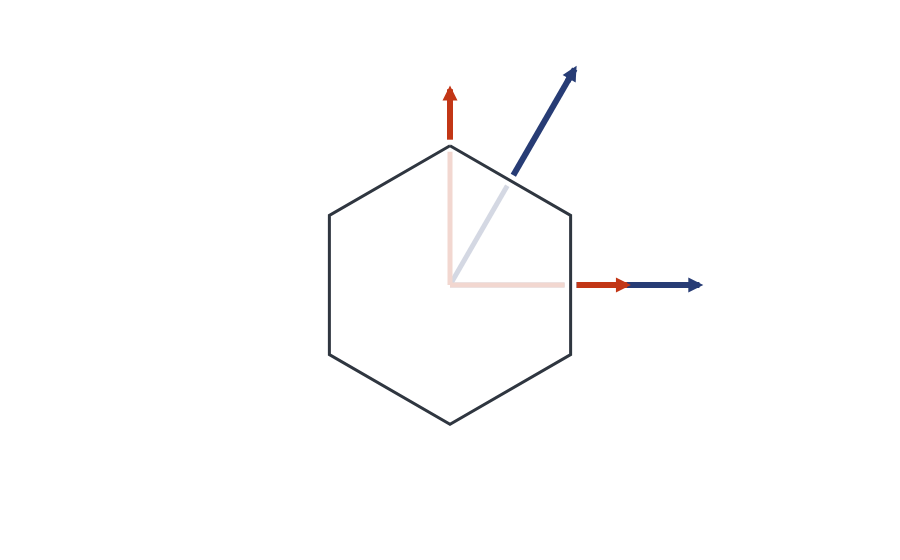

The cell this chart's notebook holds for it:
### Code cell
let
    print("--- Plotting the Wigner-Seitz cell in real space. \n")
    print("\n")

    As = [real_basis[i, :] for i ∈ 1 : size(real_basis, 1)]
    real_wignerseitz = wignerseitz(As)

    vertices = real_wignerseitz.verts

    print("--- Vertices of the real Wigner-Seitz cell (in reduced coordinates): \n")
    for v ∈ vertices
        @printf("%10f %10f \n", v[1], v[2])
    end

    cvecs = make_cartesian(vertices, As)

    print("\n")
    print("--- Vertices of the real Wigner-Seitz cell (in cartesian coordinates): \n")
    for v ∈ cvecs
        @printf("%10f %10f \n", v[1], v[2])
    end

    pbzb = PlotlyJS.plot(real_wignerseitz)
    PlotlyJS.savefig(pbzb, assets_dir * "real_pbzb.png")
    display(pbzb)

end

### Figure 1 — Plotly figure (JSON) as saved in the notebook; plotly's stock layout.template omitted (floating-point values rounded to 4 significant figures)
{"data": [{"hoverinfo": "text+x+y", "hovertext": "Cell", "line": {"color": "rgb(47,54,64)", "width": 3}, "mode": "lines", "type": "scatter", "x": [0, -0.5, -0.5, 0, 0.5, 0.5, 0], "y": [0.5774, 0.2887, -0.2887, -0.5774, -0.2887, 0.2887, 0.5774]}, {"hoverinfo": "text", "hovertext": "<b>v</b><sub>1</sub>", "line": {"color": "rgb(212,216,227)", "width": 5}, "mode": "lines", "type": "scatter", "x": [0, 0.475], "y": [0, 0]}, {"hoverinfo": "text", "hovertext": "<b>v</b><sub>2</sub>", "line": {"color": "rgb(212,216,227)", "width": 5}, "mode": "lines", "type": "scatter", "x": [0, 0.2375], "y": [0, 0.4114]}, {"hoverinfo": "text+x+y", "hovertext": "<b>v</b><sub>1</sub>", "line": {"color": "rgb(39,60,117)", "width": 6}, "mode": "lines", "type": "scatter", "x": [0.525, 1], "y": [0, 0]}, {"hoverinfo": "text+x+y", "hovertext": "<b>v</b><sub>2</sub>", "line": {"color": "rgb(39,60,117)", "width": 6}, "mode": "lines", "type": "scatter", "x": [0.2625, 0.5], "y": [0.4547, 0.866]}, {"hoverinfo": "text", "hovertext": "<b>x</b>", "line": {"color": "rgb(242,215,208)", "width": 5}, "mode": "lines", "type": "scatter", "x": [0, 0.475], "y": [0, 0]}, {"hoverinfo": "text", "hovertext": "<b>y</b>", "line": {"color": "rgb(242,215,208)", "width": 5}, "mode": "lines", "type": "scatter", "x": [0, 0], "y": [0, 0.5524]}, {"hoverinfo": "text", "hovertext": "<b>x</b>", "line": {"color": "rgb(194,54,22)", "width": 6}, "mode": "lines", "type": "scatter", "x": [0.525, 0.7], "y": [0, 0]}, {"hoverinfo": "text", "hovertext": "<b>y</b>", "line": {"color": "rgb(194,54,22)", "width": 6}, "mode": "lines", "type": "scatter", "x": [0, 0], "y": [0.6024, 0.7774]}], "layout": {"annotations": [{"arrowcolor": "rgb(39,60,117)", "arrowhead": 2, "arrowsize": 0.5, "arrowwidth": 6, "ax": 0.95, "axref": "x", "ay": 0, "ayref": "y", "showarrow": true, "x": 1.05, "xref": "ax", "y": 0, "yref": "ay"}, {"arrowcolor": "rgb(39,60,117)", "arrowhead": 2, "arrowsize": 0.5, "arrowwidth": 6, "ax": 0.475, "axref": "x", "ay": 0.8227, "ayref": "y", "showarrow": true, "x": 0.525, "xref": "ax", "y": 0.9093, "yref": "ay"}, {"arrowcolor": "rgb(194,54,22)", "arrowhead": 2, "arrowsize": 0.5, "arrowwidth": 6, "ax": 0.65, "axref": "x", "ay": 0, "ayref": "y", "showarrow": true, "x": 0.75, "xref": "ax", "y": 0, "yref": "ay"}, {"arrowcolor": "rgb(194,54,22)", "arrowhead": 2, "arrowsize": 0.5, "arrowwidth": 6, "ax": 0, "axref": "x", "ay": 0.7274, "ayref": "y", "showarrow": true, "x": 0, "xref": "ax", "y": 0.8274, "yref": "ay"}], "aspectmode": "data", "autosize": false, "hovermode": "closest", "margin": {"b": 50, "l": 50, "r": 50, "t": 60}, "paper_bgcolor": "rgba(255, 255, 255, 1)", "plot_bgcolor": "rgba(255, 255, 255, 1)", "showlegend": false, "xaxis": {"range": [-1.067, 1.067], "showbackground": false, "showgrid": false, "tickvals": [], "title": {"text": ""}, "zeroline": false}, "yaxis": {"range": [-0.9327, 0.9327], "scaleanchor": "x", "scaleratio": 1, "showbackground": false, "showgrid": false, "tickvals": [], "title": {"text": ""}, "zeroline": false}}}
